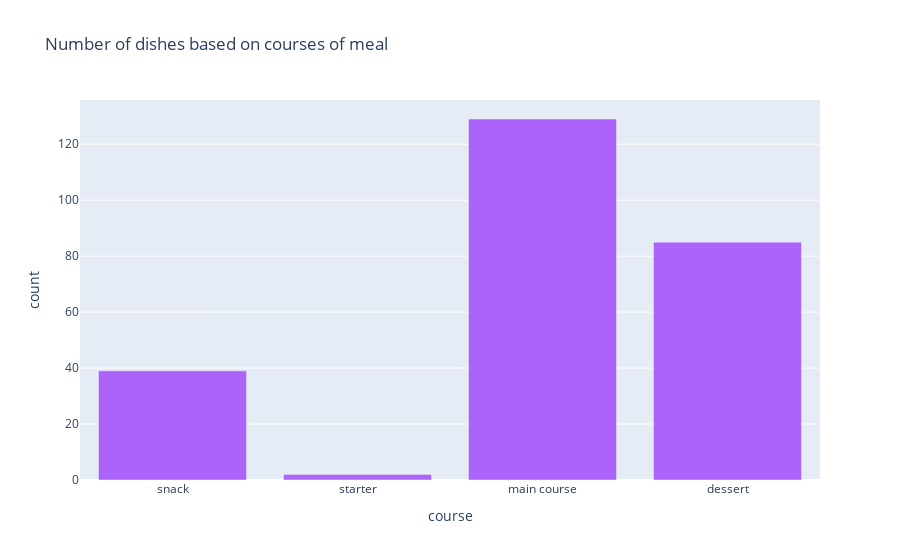

Here is the notebook cell this chart was saved with:
### Code cell
#Number of dishes based on courses of meal
course_df = df.course.value_counts().reset_index()
course_df.columns = ['course','count']
course_df = course_df.sample(frac=1)
fig = px.bar(course_df,x='course',y='count',title='Number of dishes based on courses of meal',
             color_discrete_sequence=['#AB63FA'])
fig.show()

### Figure 1 — Plotly figure (JSON) as saved in the notebook; plotly's stock layout.template omitted (floating-point values rounded to 4 significant figures)
{"data": [{"alignmentgroup": "True", "hovertemplate": "course=%{x}<br>count=%{y}<extra></extra>", "legendgroup": "", "marker": {"color": "#AB63FA", "pattern": {"shape": ""}}, "name": "", "offsetgroup": "", "orientation": "v", "showlegend": false, "textposition": "auto", "type": "bar", "x": ["snack", "starter", "main course", "dessert"], "xaxis": "x", "y": [39, 2, 129, 85], "yaxis": "y"}], "layout": {"barmode": "relative", "legend": {"tracegroupgap": 0}, "title": {"text": "Number of dishes based on courses of meal"}, "xaxis": {"anchor": "y", "domain": [0, 1], "title": {"text": "course"}}, "yaxis": {"anchor": "x", "domain": [0, 1], "title": {"text": "count"}}}}
